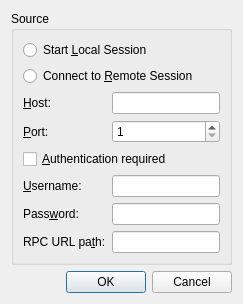
<?xml version="1.0" encoding="UTF-8"?>
<ui version="4.0">
 <class>SessionDialog</class>
 <widget class="QDialog" name="SessionDialog">
  <property name="geometry">
   <rect>
    <x>0</x>
    <y>0</y>
    <width>248</width>
    <height>324</height>
   </rect>
  </property>
  <property name="windowTitle">
   <string>Change Session</string>
  </property>
  <layout class="QVBoxLayout" name="dialogLayout">
   <property name="sizeConstraint">
    <enum>QLayout::SetFixedSize</enum>
   </property>
   <item>
    <widget class="QGroupBox" name="sourceSection">
     <property name="title">
      <string>Source</string>
     </property>
     <layout class="QGridLayout" name="sourceSectionLayout" columnstretch="0,1">
      <item row="0" column="0" colspan="2">
       <widget class="QRadioButton" name="localSessionRadio">
        <property name="text">
         <string>Start &amp;Local Session</string>
        </property>
       </widget>
      </item>
      <item row="1" column="0" colspan="2">
       <widget class="QRadioButton" name="remoteSessionRadio">
        <property name="text">
         <string>Connect to &amp;Remote Session</string>
        </property>
       </widget>
      </item>
      <item row="2" column="0">
       <widget class="QLabel" name="hostLabel">
        <property name="text">
         <string>&amp;Host:</string>
        </property>
        <property name="buddy">
         <cstring>hostEdit</cstring>
        </property>
       </widget>
      </item>
      <item row="2" column="1">
       <widget class="QLineEdit" name="hostEdit"/>
      </item>
      <item row="3" column="0">
       <widget class="QLabel" name="portLabel">
        <property name="text">
         <string>&amp;Port:</string>
        </property>
        <property name="buddy">
         <cstring>portSpin</cstring>
        </property>
       </widget>
      </item>
      <item row="3" column="1">
       <widget class="QSpinBox" name="portSpin">
        <property name="minimum">
         <number>1</number>
        </property>
        <property name="maximum">
         <number>65535</number>
        </property>
       </widget>
      </item>
      <item row="4" column="0" colspan="2">
       <widget class="QCheckBox" name="authCheck">
        <property name="text">
         <string>&amp;Authentication required</string>
        </property>
       </widget>
      </item>
      <item row="5" column="0">
       <widget class="QLabel" name="usernameLabel">
        <property name="text">
         <string>&amp;Username:</string>
        </property>
        <property name="buddy">
         <cstring>usernameEdit</cstring>
        </property>
       </widget>
      </item>
      <item row="5" column="1">
       <widget class="QLineEdit" name="usernameEdit"/>
      </item>
      <item row="6" column="0">
       <widget class="QLabel" name="passwordLabel">
        <property name="text">
         <string>Pass&amp;word:</string>
        </property>
        <property name="buddy">
         <cstring>passwordEdit</cstring>
        </property>
       </widget>
      </item>
      <item row="6" column="1">
       <widget class="QLineEdit" name="passwordEdit">
        <property name="echoMode">
         <enum>QLineEdit::Password</enum>
        </property>
       </widget>
      </item>

      <item row="7" column="0">
       <widget class="QLabel" name="rpcLabel">
        <property name="text">
         <string>RPC URL pa&amp;th:</string>
        </property>
        <property name="buddy">
         <cstring>rpcEdit</cstring>
        </property>
       </widget>
      </item>
      <item row="7" column="1">
       <widget class="QLineEdit" name="rpcEdit"/>
      </item>

     </layout>
    </widget>
   </item>
   <item>
    <widget class="QDialogButtonBox" name="dialogButtons">
     <property name="orientation">
      <enum>Qt::Horizontal</enum>
     </property>
     <property name="standardButtons">
      <set>QDialogButtonBox::Cancel|QDialogButtonBox::Ok</set>
     </property>
    </widget>
   </item>
  </layout>
 </widget>
 <resources/>
 <connections>
  <connection>
   <sender>dialogButtons</sender>
   <signal>accepted()</signal>
   <receiver>SessionDialog</receiver>
   <slot>accept()</slot>
   <hints>
    <hint type="sourcelabel">
     <x>20</x>
     <y>20</y>
    </hint>
    <hint type="destinationlabel">
     <x>20</x>
     <y>20</y>
    </hint>
   </hints>
  </connection>
  <connection>
   <sender>dialogButtons</sender>
   <signal>rejected()</signal>
   <receiver>SessionDialog</receiver>
   <slot>reject()</slot>
   <hints>
    <hint type="sourcelabel">
     <x>20</x>
     <y>20</y>
    </hint>
    <hint type="destinationlabel">
     <x>20</x>
     <y>20</y>
    </hint>
   </hints>
  </connection>
 </connections>
</ui>
